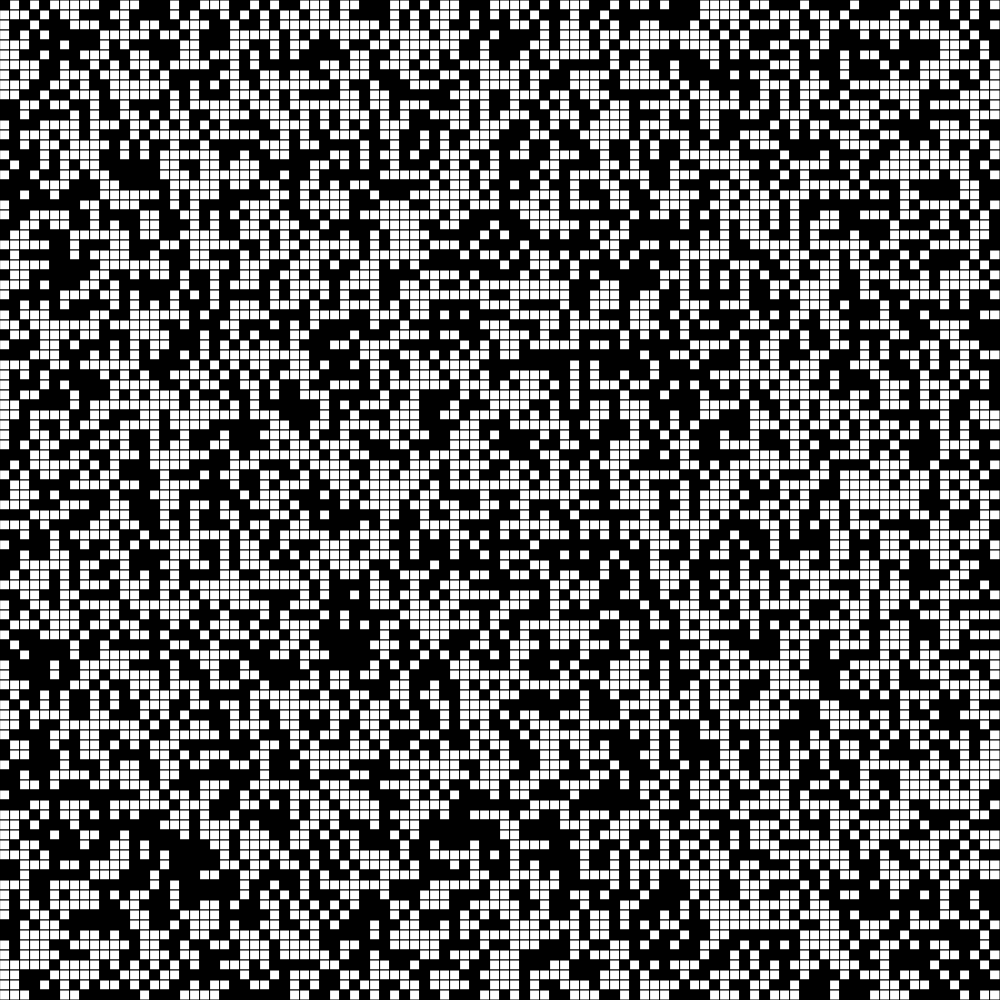
Frame 1 (no input)
Frame 60 (no input): identical to frame 1, image omitted
Frame 120 (the mouse pressed at the canvas centre since frame 60): identical to frame 1, image omitted

The p5.js sketch that drew this single still picture (run headless with seeded random() and noise() and a simulated clock; from frame 60 on, the mouse is pressed at the canvas centre):

// p5.js sketch
// ── sketch.js
// First Grid Example

let gridSize =  100;
let grid;

function setup() {
  // creates square canvas
  if (windowWidth > windowHeight){
    createCanvas(windowHeight, windowHeight);
  }
  else {
    createCanvas(windowWidth, windowWidth);
  }
  grid = createRandomGrid(gridSize);
  
}
function draw() {
  background(220);

  displayGrid();
}

function displayGrid() {
  let cellSize = width/gridSize;
  
  for (let y=0; y < grid.length; y++){
    for (let x=0; x<grid[y].length; x++){
      if (grid[y][x] === 0) {
        fill("white");
      }
      else if (grid[y][x] === 1) {
        fill("black");
      }
      rect(x*cellSize, y*cellSize, cellSize, cellSize);
      
    }
  }
}


function createEmptyGrid(howLarge){
  let emptyArray = [];
  for (let y = 0; y < howLarge; y++){
    emptyArray.push([]);
    for (let x = 0; x < howLarge; x++){
      emptyArray[y].push(0);
    }
  }
  return emptyArray;
}

function createRandomGrid (howLarge){
  let emptyArray = [];
  for (let y = 0; y < howLarge; y++){
    emptyArray.push([]);
    for (let x = 0; x < howLarge; x++){
      if (random(0, 100) < 50){
        emptyArray[y].push(0);
      }
      else{
        emptyArray[y].push(1);
      }
    }
  }
  return emptyArray;
}
